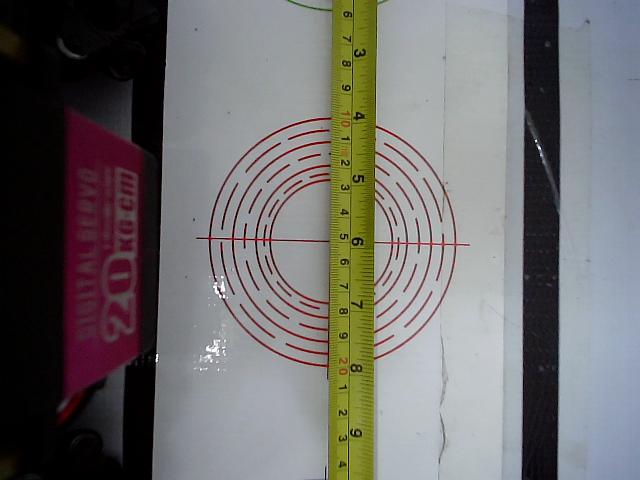
#> input picture circle.png, 640 x 480 px, given in place of the camera
$ python Detection.py
#> lines starting #> are read from the running program, lines starting #| are printed output that depends on the picture
from typing import Tuple
import numpy as np
import cv2 as cv
from pyzbar.pyzbar import decode
from imutils import contours
import math

from loguru import logger

from .config import color_list

# 输入两个点的坐标，获取两个点之间的距离，并取整
# [4 lines left out: function Distance, not called in this run]


# 图像识别类，包含摄像头的初始化以及后续的识别
class Detection(object):
    # 颜色矩阵
    #lower_green = np.array([32, 69, 49])(原)
    #upper_green = np.array([84, 255, 255])

    # 更严格的绿色范围(可以）
    lower_green = np.array([40, 80, 40])  # 提高最低饱和度
    upper_green = np.array([80, 255, 200])  # 限制最大亮度

    lower_red = np.array([86, 90, 150])
    upper_red = np.array([180, 255, 255])

    lower_blue = np.array([0, 101, 0])
    upper_blue = np.array([37, 255, 255])


    def __init__(self, camera_index) -> None:
#> called with camera_index = 0
        self.camera_index = camera_index
        self.cap = cv.VideoCapture(camera_index)
        assert self.cap.isOpened(), print("摄像头打开失败")
        # print("摄像头初始化成功")
        print("摄像头初始化成功")
        _, frame = self.cap.read()
#> frame is the input picture: shape (480, 640, 3); mean B, G, R 108.2, 109.5, 111


        self.width = frame.shape[1]
#> self.width = 640
        self.height = frame.shape[0]
#> self.height = 480
        self.debug = False
        self.test = False
        self.cv_big_version = int(cv.__version__[0])

    def set_debug(self, whether_debug: bool):
        if whether_debug:
            self.debug = True
        else:
            self.debug = False

    def skip_some(self, count=5):
        for i in range(count):
            _, _ = self.cap.read()

    # 获取二维码信息
    # [118 lines left out: functions get_qr_info, get_circle_center, not called in this run]

    # 识别原料区不同颜色的物料块
    def detect_color(self, color) -> bool:
        if self.test:
            return True
        min_height = 180  # 色块的最小高度
        min_width = 100  # 色块的最小宽度
        assert color in color_list[1:], print("没写这个颜色")
        lower_color = None
        upper_color = None
        if color == "red":
            lower_color = self.lower_red
            upper_color = self.upper_red
        elif color == "green":
            lower_color = self.lower_green
            upper_color = self.upper_green
        elif color == "blue":
            lower_color = self.lower_blue
            upper_color = self.upper_blue
        else:
            print("!!没这个颜色")
        while True:
            _, frame = self.cap.read()
            cutted_frame = frame[240:480, 220:420]
            hsv_frame = cv.cvtColor(cutted_frame, cv.COLOR_RGB2HSV)
            img = cv.inRange(hsv_frame, lower_color, upper_color)
            if self.cv_big_version == 4:
                cnts, _ = cv.findContours(img, cv.RETR_TREE, cv.CHAIN_APPROX_NONE)
            else:
                raise RuntimeError("cv版本不对")

            if self.debug:
                cv.drawContours(cutted_frame, cnts, -1, (255, 0, 0), 2)
                cv.imshow("frame", frame)
                cv.imshow("cutted_frame", cutted_frame)
                cv.imshow("hsv_frame", hsv_frame)
                cv.imshow("after_hsv", img)
                k = cv.waitKey(1) & 0xFF
                if k == 27:
                    cv.destroyAllWindows()
                    break

            if len(cnts) > 0:
                s = []
                max_index = 0
                (cnts, boundingRects) = contours.sort_contours(cnts)
                for cnt in cnts:
                    s.append(cv.contourArea(cnt))
                    max_index = s.index(max(s))
                    (_, _, w, h) = boundingRects[max_index]
                if w > min_width and h > min_height:
                    print(w)
                    print(h)
                    print(color)
                    if not self.debug:
                        return True
                    else:
                        pass
                else:
                    pass

    # 返回圆心相对于图像中心的比例，x为正，表示圆心在中心右边，需右移
    # y为正，表示圆心在中心下边，需下移
    # [73 lines left out: functions get_colored_circle_center, __del__, not called in this run]


if __name__ == "__main__":
    cap_index = 0  # 摄像头索引
    detect = Detection(0)
    detect.set_debug(True)  # 调试模式，会把检测结果显示出来，设置为False的话就不会有图像显示

    # 所有的识别都是通过按下ESC退出，然后进入下一阶段

    # 颜色识别
    for color in ["red", "green", "blue"]:
        detect.detect_color(color)
#> this loop made 3 passes; (key Esc is pressed on pass 1)
#> pass 1, in detect_color, `cutted_frame = frame[240:480, 220:420]`:
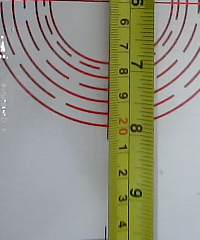
#> cutted_frame: shape (240, 200, 3); mean B, G, R 130.9, 148.6, 148.6
#> pass 1, in detect_color, `img = cv.inRange(hsv_frame, lower_color, upper_color)`:
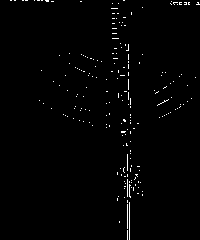
#> img: shape (240, 200); 1.2% white in thin lines or dots
#> pass 1, in detect_color, `cv.imshow("frame", frame)`:
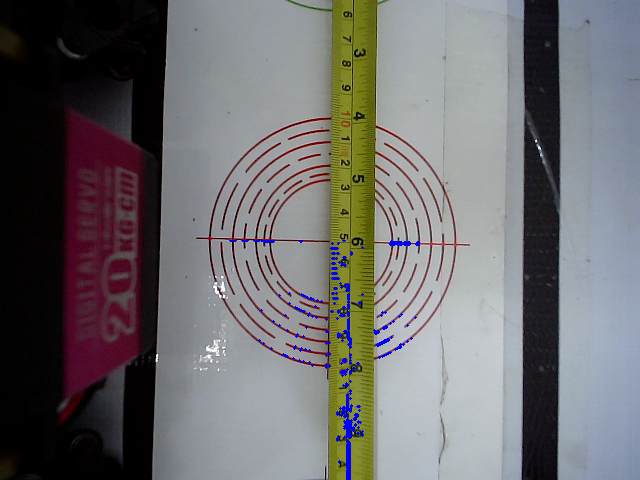
#> window 'frame': shape (480, 640, 3); mean B, G, R 109.4, 108.7, 110.1

    # [14 lines of commented-out code are left out]
